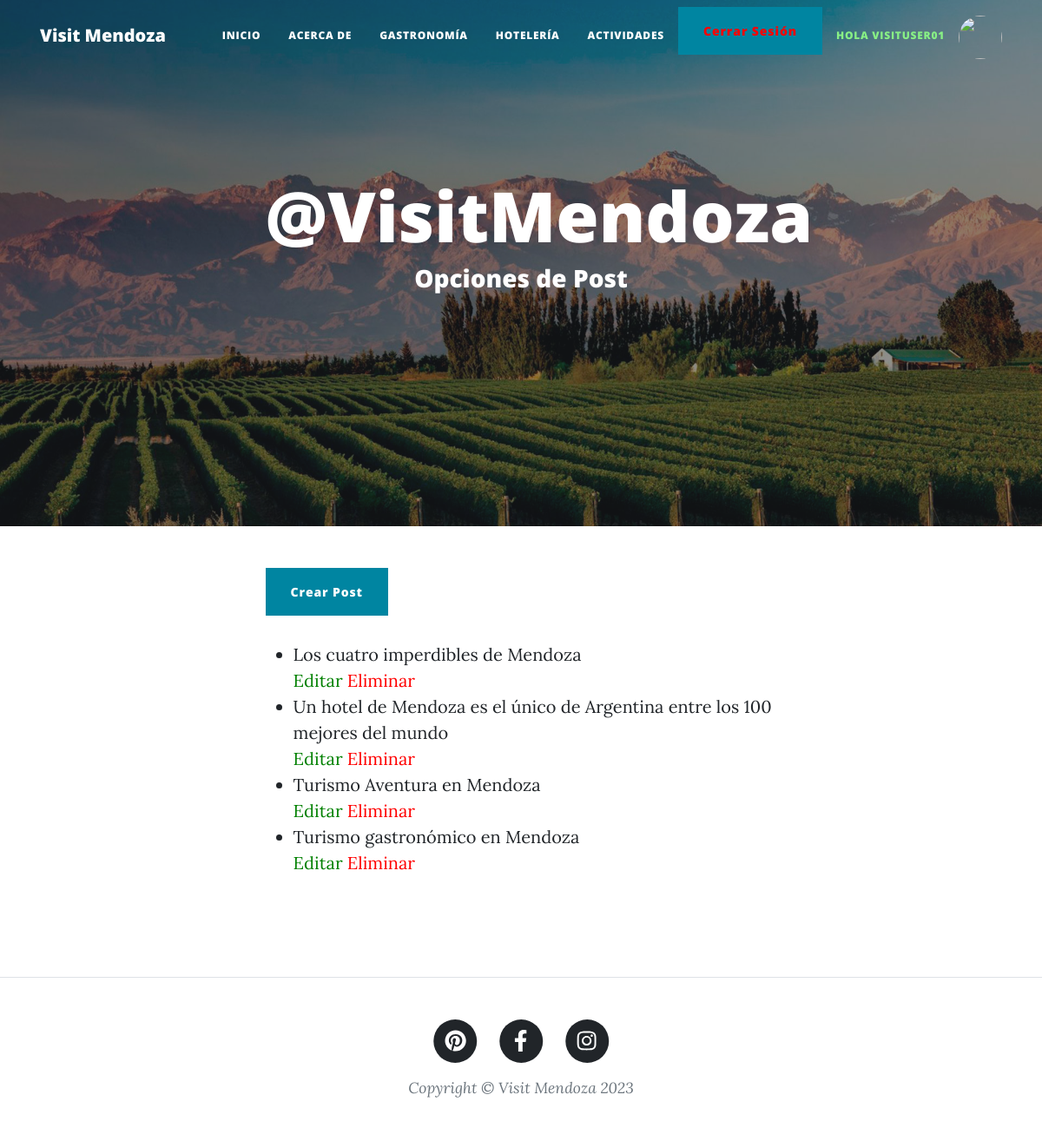
The app's page /postoptions/ (signed in) with its own data.
### AppBlog/models.py (models this page shows, shortened)
class Post(models.Model):
    id = models.AutoField(primary_key=True)
    title = models.CharField('Nombre del Post', max_length=100, null = False, blank = False)
    slug = models.CharField('Slug', max_length=100, null = False, blank = False)
    description = models.CharField('Descripción', max_length=100, null = True, blank = True)
    image = models.URLField('Imagen', max_length=200, null = False, blank = False)
    autor = models.ForeignKey(Autor, max_length=100, verbose_name='Autor', on_delete=models.CASCADE)
    category = models.ForeignKey(Category, verbose_name='Categoría', on_delete=models.CASCADE)
    status = models.BooleanField('Post Activo / Post No Activo', default=True)
    content = RichTextField()
    published = models.DateField('Fecha de Creación', auto_now_add=True)
    updated = models.DateField('Fecha de Modificacion', auto_now=True)
    class Meta:
        verbose_name = 'Post'
        verbose_name_plural = 'Posts'

### AppBlog/views.py (the view)
# urls.py: path('postoptions/', PostListView.as_view(), name='postoptions'),
class PostListView(LoginRequiredMixin, ListView):
    model = Post
    template_name = 'postoptions.html'
    context_object_name = 'posts'

### Templates/postoptions.html (shortened to what this page needs)
{% extends 'index.html' %}
{% load static %}
{% block titulo_body %}
    <h1> @VisitMendoza </h1>
    <h3> Opciones de Post </h3>
{% endblock titulo_body %}
{% block contenido %}
<a href="{% url 'AppBlog:newpost' %}" class="btn btn-primary">Crear Post</a>
<br>
<br>
<ul>
    {% for post in posts %}
        <li> {{ post.title }} </li>
        <a href="{% url 'AppBlog:postedit' post.id %}" style="color:green"> Editar </a>
        <a href="{% url 'AppBlog:postdelete' post.id %}" style="color:red"> Eliminar </a> <br>
    {% endfor %}
</ul>
{% endblock contenido %}

### Templates/index.html (shortened to what this page needs)
{% load static %}
<!DOCTYPE html>
<html lang="en">
    <head>
        <link href="{% static 'css/styles.css' %}" rel="stylesheet" />
    </head>
    <body>
        <nav class="navbar navbar-expand-lg navbar-light" id="mainNav">
            <div class="container px-2 px-lg-3">
                <a class="navbar-brand" href="{% url 'AppBlog:index' %}">Visit Mendoza</a>
                <div class="collapse navbar-collapse" id="navbarResponsive">
                    <ul class="navbar-nav ms-auto py-4 py-lg-0">
                        <li class="nav-item"><a class="nav-link px-lg-3 py-3 py-lg-4" href="{% url 'AppBlog:index' %}">Inicio</a></li>
                        <li class="nav-item"><a class="nav-link px-lg-3 py-3 py-lg-4" href="{% url 'AppBlog:about' %}">Acerca de</a></li>
                        <li class="nav-item"><a class="nav-link px-lg-3 py-3 py-lg-4" href="{% url 'AppBlog:gastronomy' %}">Gastronomía</a></li>
                        <li class="nav-item"><a class="nav-link px-lg-3 py-3 py-lg-4" href="{% url 'AppBlog:hotels' %}">Hotelería</a></li>
                        <li class="nav-item"><a class="nav-link px-lg-3 py-3 py-lg-4" href="{% url 'AppBlog:activities' %}">Actividades</a></li>
                        {% if request.user.is_authenticated %}
                        <li class="nav-item"><a class="btn btn-primary" style="color:rgb(255, 0, 0)" href="{% url 'AppAccounts:logout' %}">Cerrar Sesión</a></li>
                            {% if user.is_staff %}
                            <li class="nav-item"><a class="nav-link px-lg-3 py-3 py-lg-4" style="color:rgb(226, 142, 187)" href="{% url 'AppAccounts:panelctrl' %}"> Hola {{ request.user }}</a></li>
                            {% block img %}
                            <img src="{{ imagen }}" alt="" style="width: 50px; height: 50px; border-radius: 50%; margin-left: 0px; margin-top: 10px;">
                            {% endblock img %}
                            {% else %}
                            <li class="nav-item"><a class="nav-link px-lg-3 py-3 py-lg-4" style="color:rgb(136, 240, 133)" href="{% url 'AppAccounts:profile' %}">  Hola {{ request.user }} </a></li>
                            <img src="{{ imagen }}" alt="" style="width: 50px; height: 50px; border-radius: 50%; margin-left: 0px; margin-top: 10px;">
                        {% endif %}
                        {% else %}
                        <li class="nav-item"><a class="nav-link px-lg-3 py-3 py-lg-4" style="color:greenyellow" href="{% url 'AppAccounts:register' %}">Registrarme</a></li>
                        <li class="nav-item"><a class="btn btn-primary" href="{% url 'AppAccounts:login' %}">Iniciar Sesion</a></li>
                        {% endif %}
                    </ul>
                </div>
            </div>
        </nav>
        <header class="masthead" style="background-image: url({% static 'assets/img/home-bg1.jpg' %})">
            <div class="container position-relative px-4 px-lg-5">
                <div class="row gx-4 gx-lg-5 justify-content-center">
                    <div class="col-md-10 col-lg-8 col-xl-7">
                        <div class="site-heading">
                            {% block titulo_body %}{% endblock titulo_body %}
                        </div>
                    </div>
                </div>
            </div>
            <br>
            <br>
        </header>
        <div class="container px-4 px-lg-5">
            <div class="row gx-4 gx-lg-5 justify-content-center">
                <div class="col-md-10 col-lg-8 col-xl-7">
       {% block contenido %}{% endblock contenido %}
                    </div>
                </div>
            </div>
        <br>
        <div class="d-flex justify-content-center mb-4">
        </div>
        <br>
        <footer class="border-top">
            <div class="container px-4 px-lg-5">
                <div class="row gx-4 gx-lg-5 justify-content-center">
                    <div class="col-md-10 col-lg-8 col-xl-7">
                        <ul class="list-inline text-center">
                            <li class="list-inline-item">
                                <a href="#!">
                                    <span class="fa-stack fa-lg">
                                        <i class="fas fa-circle fa-stack-2x"></i>
                                        <i class="fab fa-pinterest fa-stack-1x fa-inverse"></i>
                                    </span>
                                </a>
                            </li>
                            <li class="list-inline-item">
                                <a href="https://bit.ly/3icppc5">
                                    <span class="fa-stack fa-lg">
                                        <i class="fas fa-circle fa-stack-2x"></i>
                                        <i class="fab fa-facebook-f fa-stack-1x fa-inverse"></i>
                                    </span>
                                </a>
                            </li>
                            <li class="list-inline-item">
                                <a href="https://www.instagram.com/visitmendoza/">
                                    <span class="fa-stack fa-lg">
                                        <i class="fas fa-circle fa-stack-2x"></i>
                                        <i class="fab fa-instagram fa-stack-1x fa-inverse"></i>
                                    </span>
                                </a>
                            </li>
                        </ul>
                        <div class="small text-center text-muted fst-italic">Copyright &copy; Visit Mendoza 2023</div>
                    </div>
                </div>
            </div>
        </footer>
    </body>
</html>

### records on screen
Post: title "Los cuatro imperdibles de Mendoza"
Post: title "Un hotel de Mendoza es el único de Argentina entre los 100 mejores del mundo"
Post: title "Turismo Aventura en Mendoza"
Post: title "Turismo gastronómico en Mendoza"

### other values on screen
{{ request.user }} "VISITUSER01"
